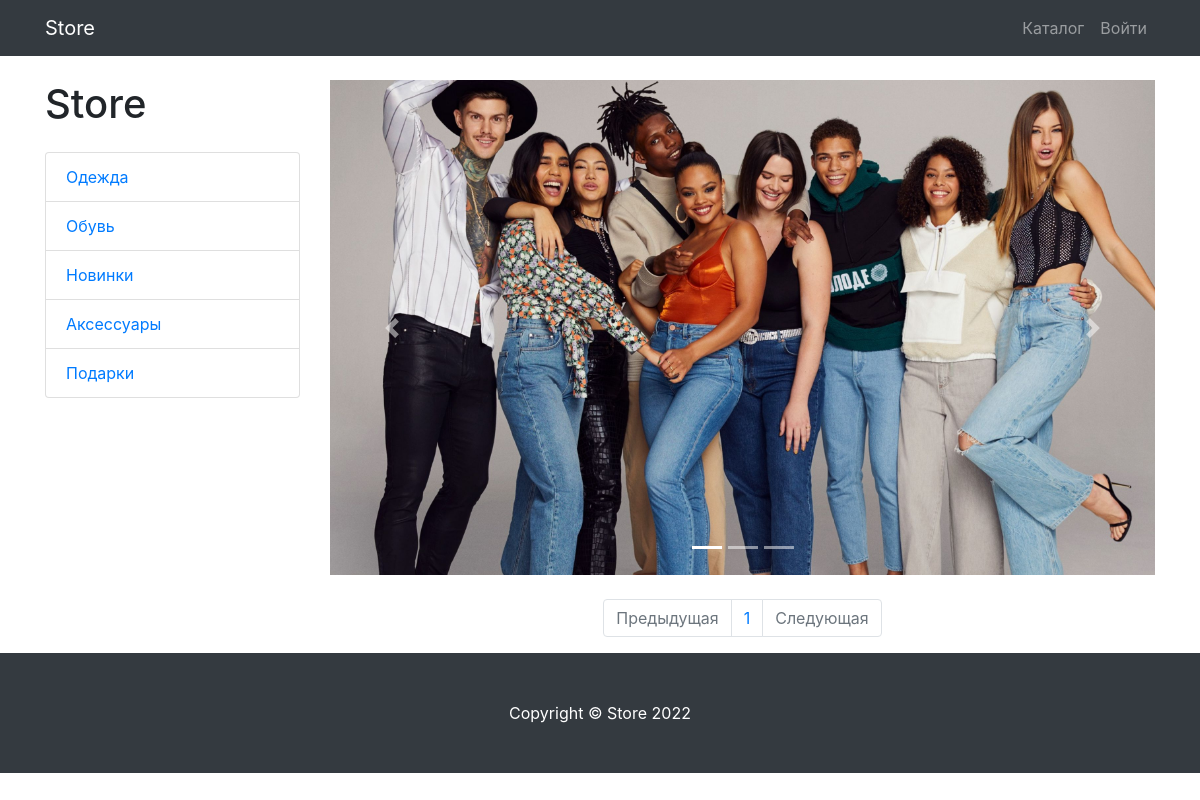
/products/category/4/, run on an earlier commit of the app's database.
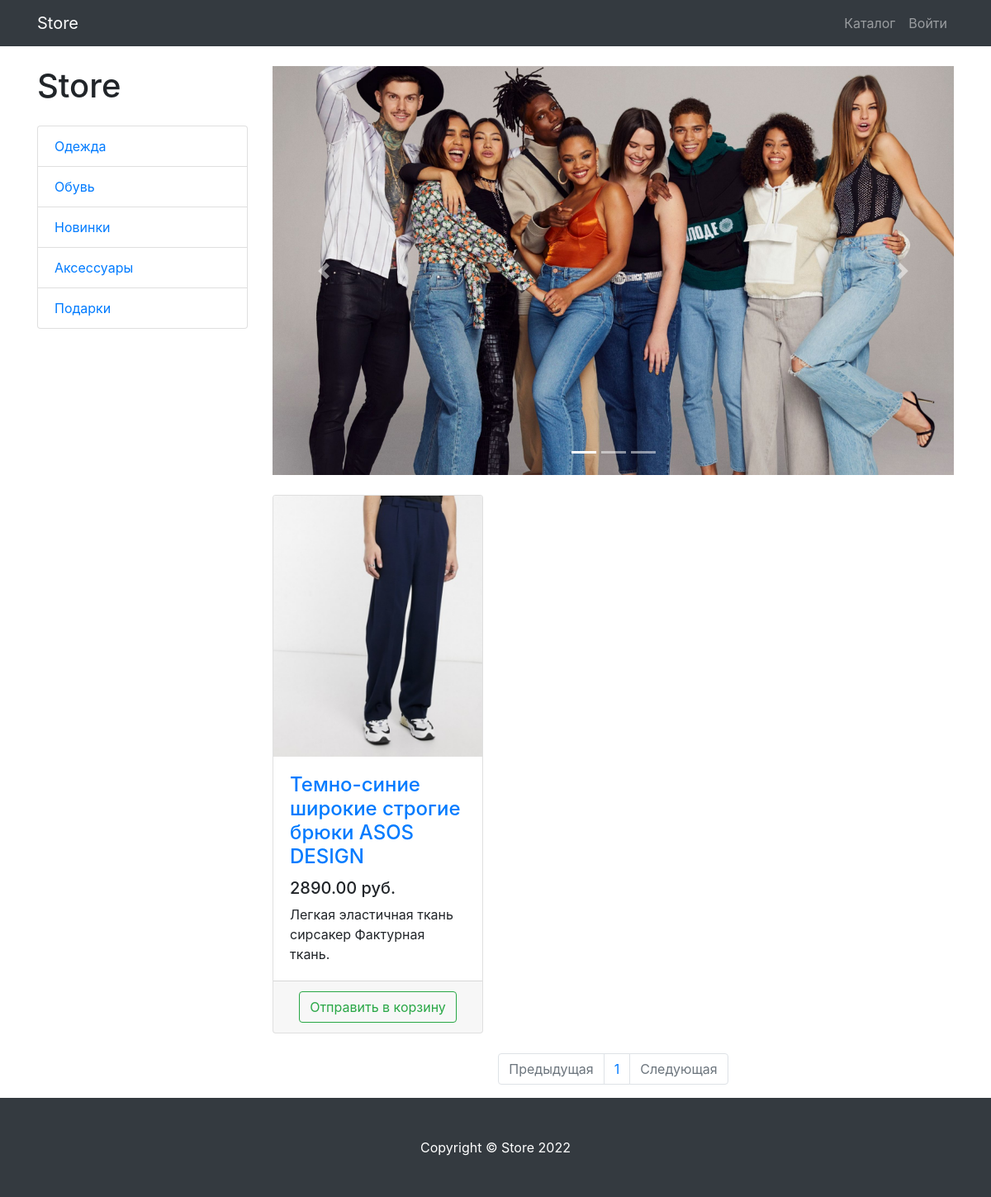
And on a later commit of the database.
### products/models.py (models this page shows, shortened)
class ProductCategory(models.Model):
    name = models.CharField(max_length=128, unique=True)
    description = models.TextField(null=True, blank=True)
    class Meta:
        verbose_name = 'category'
        verbose_name_plural = 'categories'

class Product(models.Model):
    name = models.CharField(max_length=128)
    description = models.TextField()
    price = models.DecimalField(max_digits=8, decimal_places=2)
    quantity = models.PositiveIntegerField(default=0)
    image = models.ImageField(upload_to='products_images')
    category = models.ForeignKey(ProductCategory, on_delete=models.CASCADE)
    class Meta:
        verbose_name = 'product'
        verbose_name_plural = 'products'

### products/views.py (the view)
# urls.py: path('', products, name='index'),
def products(request, category_id=None, page_number=1):
    products = Product.objects.filter(category_id=category_id) if category_id else Product.objects.all()
    per_page = 3
    paginator = Paginator(products, per_page)
    products_paginator = paginator.page(page_number)
    context = {
        'title': 'Store - Каталог',
        'categories': ProductCategory.objects.all(),
        'products': products_paginator,
    }
    return render(request, 'products/products.html', context)

### products/templates/products/products.html (shortened to what the changed rows need)
{% extends 'products/base.html' %}
{% load static %}
{% block css %}
     <link href="{% static 'vendor/css/products.css' %}" rel="stylesheet">
{% endblock %}
{% block content %}
    <div class="container">
    <div class="row">
        <div class="col-lg-3">
            <h1 class="my-4">Store</h1>
            <div class="list-group">
                {% for category in categories %}
                    <a href="{% url 'products:category' category.id %}" class="list-group-item">
                        {{ category.name }}
                    </a>
                {% endfor %}
            </div>
        </div>
        <div class="col-lg-9">
            <div class="row">
                {% for product in products %}
                   <div class="col-lg-4 col-md-6 mb-4">
                    <div class="card h-100">
                        <a href="#">
                            <img class="card-img-top"
                                 src="{{ product.image.url }}"
                                 alt="">
                        </a>
                        <div class="card-body">
                            <h4 class="card-title">
                                <a href="#">{{ product.name }}</a>
                            </h4>
                            <h5>{{ product.price }} руб.</h5>
                            <p class="card-text">{{ product.description }}</p>
                        </div>
                        <div class="card-footer text-center">
                            <a class="btn btn-outline-success"
                               href="{% url 'products:basket_add' product.id %}">
                                Отправить в корзину
                            </a>
                        </div>
                    </div>
                </div>
                {% endfor %}
            </div>
            <nav aria-label="Page navigation example">
                <ul class="pagination justify-content-center">
                    {% for page in products.paginator.page_range %}
                        <li class="page-item">
                            <a class="page-link" href="{% url 'products:paginator' page %}">
                                {{ page }}
                            </a>
                        </li>
                    {% endfor %}
                </ul>
            </nav>
        </div>
    </div>
</div>
{% endblock %}

What changed in the data, as far as the page shows it:
now on this page (row edited): Product: image (picture), name "Темно-синие широкие строгие брюки ASOS DESIGN", price "2890.00", description "Легкая эластичная ткань сирсакер Фактурная ткань."
